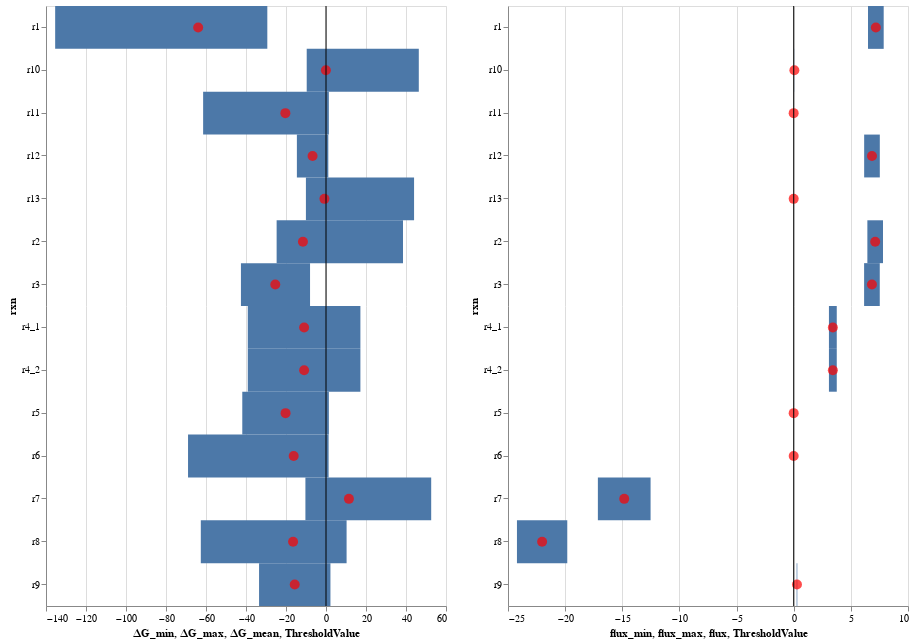

Here is the notebook cell this chart was saved with:
### Markdown cell above
### Plot Gibbs free energies (on the left) and reaction fluxes (on the right)

### Code cell
height=600
width=400
plot_dG_and_flux(dG_df,  flux_df, height, width)

### Figure 1 — Vega-Lite specification as saved in the notebook (floating-point values rounded to 4 significant figures)
{"config": {"view": {"continuousWidth": 400, "continuousHeight": 300}}, "hconcat": [{"layer": [{"mark": "rect", "encoding": {"x": {"field": "∆G_min", "type": "quantitative"}, "x2": {"field": "∆G_max"}, "y": {"field": "rxn", "type": "nominal"}}, "height": 600, "width": 400}, {"mark": {"type": "point", "color": "red", "filled": true, "size": 100}, "encoding": {"tooltip": [{"field": "rxn", "type": "nominal"}, {"field": "∆G_min", "type": "quantitative"}, {"field": "∆G_mean", "type": "quantitative"}, {"field": "∆G_max", "type": "quantitative"}], "x": {"field": "∆G_mean", "type": "quantitative"}, "y": {"field": "rxn", "type": "nominal"}}, "selection": {"selector001": {"type": "interval", "bind": "scales", "encodings": ["x", "y"]}}}, {"data": {"name": "data-d7255ad842f014c46f35befde053a015"}, "mark": "rule", "encoding": {"x": {"field": "ThresholdValue", "type": "quantitative"}}}], "data": {"name": "data-1be3fe115e82bb0437f62db9024d3007"}}, {"layer": [{"mark": "rect", "encoding": {"x": {"field": "flux_min", "type": "quantitative"}, "x2": {"field": "flux_max"}, "y": {"field": "rxn", "type": "nominal"}}, "height": 600, "width": 400}, {"mark": {"type": "point", "color": "red", "filled": true, "size": 100}, "encoding": {"tooltip": [{"field": "rxn", "type": "nominal"}, {"field": "flux_min", "type": "quantitative"}, {"field": "flux", "type": "quantitative"}, {"field": "flux_max", "type": "quantitative"}], "x": {"field": "flux", "type": "quantitative"}, "y": {"field": "rxn", "type": "nominal"}}, "selection": {"selector002": {"type": "interval", "bind": "scales", "encodings": ["x", "y"]}}}, {"data": {"name": "data-d7255ad842f014c46f35befde053a015"}, "mark": "rule", "encoding": {"x": {"field": "ThresholdValue", "type": "quantitative"}}}], "data": {"name": "data-91edc22548c17a8f853fbdeb9d0c7929"}}], "$schema": "https://vega.github.io/schema/vega-lite/v4.17.0.json", "datasets": {"data-1be3fe115e82bb0437f62db9024d3007": [{"∆G_min": -135.4, "∆G_mean": -63.91, "∆G_max": -29.34, "rxn": "r1"}, {"∆G_min": -24.68, "∆G_mean": -11.54, "∆G_max": 38.5, "rxn": "r2"}, {"∆G_min": -42.53, "∆G_mean": -25.36, "∆G_max": -7.977, "rxn": "r3"}, {"∆G_min": -39.12, "∆G_mean": -10.94, "∆G_max": 17.2, "rxn": "r4_1"}, {"∆G_min": -39.12, "∆G_mean": -10.94, "∆G_max": 17.2, "rxn": "r4_2"}, {"∆G_min": -41.86, "∆G_mean": -20.21, "∆G_max": 1.431, "rxn": "r5"}, {"∆G_min": -68.98, "∆G_mean": -16.15, "∆G_max": 1.31, "rxn": "r6"}, {"∆G_min": -10.3, "∆G_mean": 11.46, "∆G_max": 52.6, "rxn": "r7"}, {"∆G_min": -62.6, "∆G_mean": -16.46, "∆G_max": 10.3, "rxn": "r8"}, {"∆G_min": -33.47, "∆G_mean": -15.64, "∆G_max": 2.218, "rxn": "r9"}, {"∆G_min": -9.641, "∆G_mean": -0.06178, "∆G_max": 46.4, "rxn": "r10"}, {"∆G_min": -61.44, "∆G_mean": -20.31, "∆G_max": 1.423, "rxn": "r11"}, {"∆G_min": -14.56, "∆G_mean": -6.717, "∆G_max": 1.163, "rxn": "r12"}, {"∆G_min": -10.04, "∆G_mean": -0.7789, "∆G_max": 44.03, "rxn": "r13"}], "data-d7255ad842f014c46f35befde053a015": [{"ThresholdValue": 0, "Threshold": "hazardous"}], "data-91edc22548c17a8f853fbdeb9d0c7929": [{"vref_mean (mmol/L/h)": 7.187, "vref_std (mmol/L/h)": 0.6855, "rxn": "r1", "flux_min": 6.502, "flux_max": 7.873, "flux": 7.187}, {"vref_mean (mmol/L/h)": 7.13, "vref_std (mmol/L/h)": 0.6855, "rxn": "r2", "flux_min": 6.444, "flux_max": 7.815, "flux": 7.13}, {"vref_mean (mmol/L/h)": 6.844, "vref_std (mmol/L/h)": 0.6849, "rxn": "r3", "flux_min": 6.159, "flux_max": 7.529, "flux": 6.844}, {"vref_mean (mmol/L/h)": 3.424, "vref_std (mmol/L/h)": 0.3424, "rxn": "r4_1", "flux_min": 3.082, "flux_max": 3.767, "flux": 3.424}, {"vref_mean (mmol/L/h)": 3.424, "vref_std (mmol/L/h)": 0.3424, "rxn": "r4_2", "flux_min": 3.082, "flux_max": 3.767, "flux": 3.424}, {"vref_mean (mmol/L/h)": -0.002427, "vref_std (mmol/L/h)": 0.0002427, "rxn": "r5", "flux_min": -0.00267, "flux_max": -0.002184, "flux": -0.002427}, {"vref_mean (mmol/L/h)": -0.002427, "vref_std (mmol/L/h)": 0.0002427, "rxn": "r6", "flux_min": -0.00267, "flux_max": -0.002184, "flux": -0.002427}, {"vref_mean (mmol/L/h)": -14.83, "vref_std (mmol/L/h)": 2.306, "rxn": "r7", "flux_min": -17.14, "flux_max": -12.52, "flux": -14.83}, {"vref_mean (mmol/L/h)": -22.01, "vref_std (mmol/L/h)": 2.201, "rxn": "r8", "flux_min": -24.22, "flux_max": -19.81, "flux": -22.01}, {"vref_mean (mmol/L/h)": 0.2854, "vref_std (mmol/L/h)": 0.02854, "rxn": "r9", "flux_min": 0.2568, "flux_max": 0.3139, "flux": 0.2854}, {"vref_mean (mmol/L/h)": 0.05782, "vref_std (mmol/L/h)": 0.005782, "rxn": "r10", "flux_min": 0.05204, "flux_max": 0.0636, "flux": 0.05782}, {"vref_mean (mmol/L/h)": -0.004394, "vref_std (mmol/L/h)": 0.0004394, "rxn": "r11", "flux_min": -0.004833, "flux_max": -0.003955, "flux": -0.004394}, {"vref_mean (mmol/L/h)": 6.849, "vref_std (mmol/L/h)": 0.6849, "rxn": "r12", "flux_min": 6.164, "flux_max": 7.534, "flux": 6.849}, {"vref_mean (mmol/L/h)": -0.002427, "vref_std (mmol/L/h)": 0.0002427, "rxn": "r13", "flux_min": -0.00267, "flux_max": -0.002184, "flux": -0.002427}]}}
